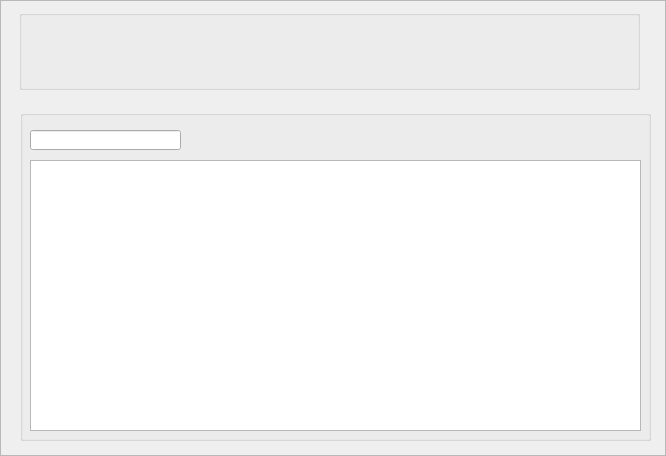
<?xml version="1.0" encoding="UTF-8"?>
<ui version="4.0">
 <class>DialogStats</class>
 <widget class="QDialog" name="DialogStats">
  <property name="geometry">
   <rect>
    <x>0</x>
    <y>0</y>
    <width>666</width>
    <height>456</height>
   </rect>
  </property>
  <property name="windowTitle">
   <string>Dialog</string>
  </property>
  <layout class="QGridLayout" name="gridLayout_2">
   <property name="leftMargin">
    <number>0</number>
   </property>
   <property name="topMargin">
    <number>0</number>
   </property>
   <property name="rightMargin">
    <number>0</number>
   </property>
   <property name="bottomMargin">
    <number>0</number>
   </property>
   <item row="0" column="0">
    <layout class="QGridLayout" name="gridLayout">
     <item row="0" column="0">
      <widget class="QFrame" name="frame">
       <property name="frameShape">
        <enum>QFrame::StyledPanel</enum>
       </property>
       <property name="frameShadow">
        <enum>QFrame::Raised</enum>
       </property>
       <widget class="QGroupBox" name="groupBox_2">
        <property name="geometry">
         <rect>
          <x>19</x>
          <y>10</y>
          <width>621</width>
          <height>80</height>
         </rect>
        </property>
       </widget>
       <widget class="QGroupBox" name="groupBox_3">
        <property name="geometry">
         <rect>
          <x>20</x>
          <y>110</y>
          <width>631</width>
          <height>331</height>
         </rect>
        </property>
        <widget class="QTableWidget" name="tableWidget">
         <property name="geometry">
          <rect>
           <x>10</x>
           <y>50</y>
           <width>611</width>
           <height>271</height>
          </rect>
         </property>
        </widget>
        <widget class="QLineEdit" name="lineEdit">
         <property name="geometry">
          <rect>
           <x>10</x>
           <y>20</y>
           <width>151</width>
           <height>20</height>
          </rect>
         </property>
        </widget>
       </widget>
      </widget>
     </item>
    </layout>
   </item>
  </layout>
 </widget>
 <resources/>
 <connections/>
</ui>
